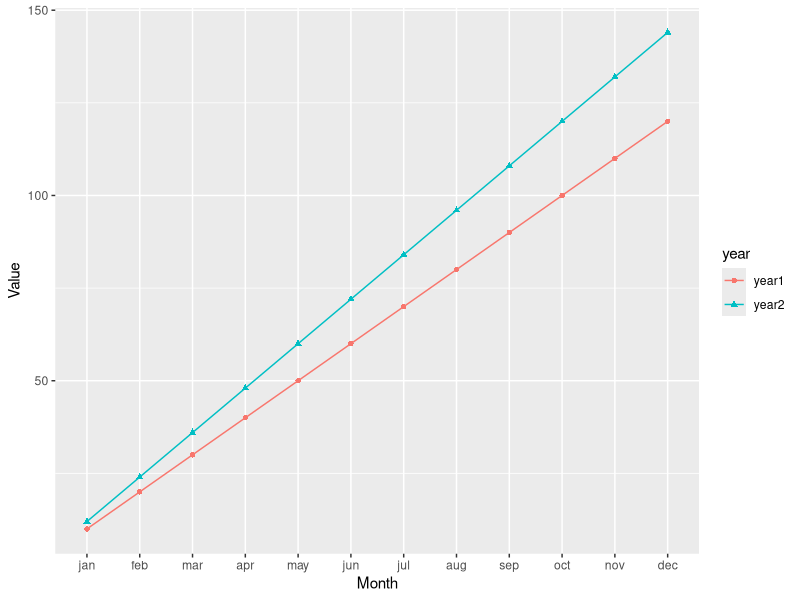

Write R code to recreate this figure. (Note: this script raises an error after producing the figure.)
## ---- chunk 1
 month<-c("jan","feb","mar","apr","may","jun","jul","aug","sep",
                        "oct","nov","dec")
 year1<-seq(10,by=10,length=12)
 year2<-year1*1.2
               
 MyData<-data.frame(month,year1,year2)
 #kable(MyData)
 MyData
## ---- chunk 2
 require(ggplot2)
 require(reshape2)
 month<-c("jan","feb","mar","apr","may","jun","jul","aug","sep",
                        "oct","nov","dec")
 year1<-seq(10,by=10,length=12)
 year2<-year1*1.2
               
 MyData<-data.frame(month,year1,year2)
 MyData$month <- factor(MyData$month, levels = MyData$month[order(row(MyData)[,1])])
 
#Transform data to Long Format
MDlong <-melt(MyData, id.vars = "month",
              variable.name = "year") 

#Plot 2 separate lines based on year              
g<- ggplot(MDlong, aes(x = month,y=value, group=year, shape=year, color=year)) + 
     geom_line() +
     geom_point() +
     ylab(label="Value") + 
     xlab("Month")

g
## ---- chunk 3
  x<-"dec"
  y<-12
       MDmonth<-MyData[1:y,]
       
       ytd1<-colSums(MDmonth[2])# year1 col
       ytd2<-colSums(MDmonth[3])# year2 col
       ytdchg <-round((ytd2/ytd1)-1,4)
       mtdchg <-round((MDmonth[y,3]/MDmonth[y,2])-1,4)
       m2mchg <- if(y>1) round((MDmonth[y,3]/MDmonth[y-1,3])-1,4) else
            round((MDmonth[y,3]/MDmonth[12,2]) - 1,4)
       
       
       disp <- c(x,MDmonth[y,2],MDmonth[y,3],mtdchg*100)
       disp <- rbind(disp,c("YTD",ytd1,ytd2,ytdchg*100))
       disp<-as.data.frame(disp)
       rownames(disp)<-NULL
       colnames(disp)<-c("Period","Year1","Year2","%Chg-YoY")
       
 kable(disp)
